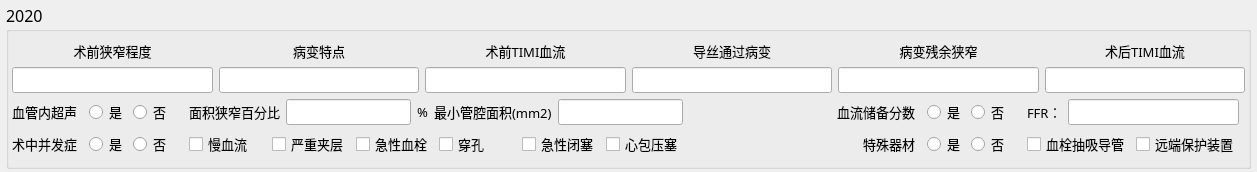
<?xml version="1.0" encoding="UTF-8"?>
<ui version="4.0">
 <class>CWgtTargetVessel</class>
 <widget class="QWidget" name="CWgtTargetVessel">
  <property name="geometry">
   <rect>
    <x>0</x>
    <y>0</y>
    <width>1257</width>
    <height>161</height>
   </rect>
  </property>
  <property name="windowTitle">
   <string>Form</string>
  </property>
  <layout class="QVBoxLayout" name="verticalLayout">
   <property name="leftMargin">
    <number>6</number>
   </property>
   <property name="topMargin">
    <number>3</number>
   </property>
   <property name="rightMargin">
    <number>6</number>
   </property>
   <property name="bottomMargin">
    <number>3</number>
   </property>
   <item>
    <widget class="QGroupBox" name="m_grpVesselName">
     <property name="font">
      <font>
       <family>微软雅黑</family>
       <pointsize>12</pointsize>
      </font>
     </property>
     <property name="title">
      <string>2020</string>
     </property>
     <layout class="QVBoxLayout" name="verticalLayout_2">
      <property name="leftMargin">
       <number>3</number>
      </property>
      <property name="rightMargin">
       <number>3</number>
      </property>
      <item>
       <layout class="QGridLayout" name="gridLayout">
        <item row="0" column="5">
         <widget class="QLabel" name="label_60">
          <property name="font">
           <font>
            <pointsize>10</pointsize>
           </font>
          </property>
          <property name="text">
           <string>术后TIMI血流</string>
          </property>
          <property name="alignment">
           <set>Qt::AlignCenter</set>
          </property>
         </widget>
        </item>
        <item row="0" column="1">
         <widget class="QLabel" name="label_62">
          <property name="font">
           <font>
            <pointsize>10</pointsize>
           </font>
          </property>
          <property name="text">
           <string>病变特点</string>
          </property>
          <property name="alignment">
           <set>Qt::AlignCenter</set>
          </property>
         </widget>
        </item>
        <item row="0" column="3">
         <widget class="QLabel" name="label_64">
          <property name="font">
           <font>
            <pointsize>10</pointsize>
           </font>
          </property>
          <property name="text">
           <string>导丝通过病变</string>
          </property>
          <property name="alignment">
           <set>Qt::AlignCenter</set>
          </property>
         </widget>
        </item>
        <item row="0" column="4">
         <widget class="QLabel" name="label_65">
          <property name="font">
           <font>
            <pointsize>10</pointsize>
           </font>
          </property>
          <property name="text">
           <string>病变残余狭窄</string>
          </property>
          <property name="alignment">
           <set>Qt::AlignCenter</set>
          </property>
         </widget>
        </item>
        <item row="0" column="0">
         <widget class="QLabel" name="label_59">
          <property name="font">
           <font>
            <pointsize>10</pointsize>
           </font>
          </property>
          <property name="text">
           <string>术前狭窄程度</string>
          </property>
          <property name="alignment">
           <set>Qt::AlignCenter</set>
          </property>
         </widget>
        </item>
        <item row="0" column="2">
         <widget class="QLabel" name="label_57">
          <property name="font">
           <font>
            <pointsize>10</pointsize>
           </font>
          </property>
          <property name="text">
           <string>术前TIMI血流</string>
          </property>
          <property name="alignment">
           <set>Qt::AlignCenter</set>
          </property>
         </widget>
        </item>
        <item row="1" column="5">
         <widget class="QLineEdit" name="m_lineSHTIMI">
          <property name="font">
           <font>
            <pointsize>10</pointsize>
           </font>
          </property>
          <property name="readOnly">
           <bool>true</bool>
          </property>
         </widget>
        </item>
        <item row="1" column="4">
         <widget class="QLineEdit" name="m_lineBBCYXZ">
          <property name="font">
           <font>
            <pointsize>10</pointsize>
           </font>
          </property>
          <property name="readOnly">
           <bool>true</bool>
          </property>
         </widget>
        </item>
        <item row="1" column="3">
         <widget class="QLineEdit" name="m_lineDSTGBB">
          <property name="font">
           <font>
            <pointsize>10</pointsize>
           </font>
          </property>
          <property name="readOnly">
           <bool>true</bool>
          </property>
         </widget>
        </item>
        <item row="1" column="2">
         <widget class="QLineEdit" name="m_lineSQTIMI">
          <property name="font">
           <font>
            <pointsize>10</pointsize>
           </font>
          </property>
          <property name="readOnly">
           <bool>true</bool>
          </property>
         </widget>
        </item>
        <item row="1" column="1">
         <widget class="QLineEdit" name="m_lineBBTD">
          <property name="font">
           <font>
            <pointsize>10</pointsize>
           </font>
          </property>
          <property name="readOnly">
           <bool>true</bool>
          </property>
         </widget>
        </item>
        <item row="1" column="0">
         <widget class="QLineEdit" name="m_lineSQXZCD">
          <property name="font">
           <font>
            <pointsize>10</pointsize>
           </font>
          </property>
          <property name="readOnly">
           <bool>true</bool>
          </property>
         </widget>
        </item>
       </layout>
      </item>
      <item>
       <layout class="QGridLayout" name="gridLayout_2">
        <item row="0" column="6">
         <widget class="QWidget" name="m_wgtXLCB" native="true">
          <layout class="QHBoxLayout" name="horizontalLayout_21">
           <property name="leftMargin">
            <number>6</number>
           </property>
           <property name="topMargin">
            <number>0</number>
           </property>
           <property name="rightMargin">
            <number>6</number>
           </property>
           <property name="bottomMargin">
            <number>0</number>
           </property>
           <item>
            <widget class="QLabel" name="label_100">
             <property name="font">
              <font>
               <pointsize>10</pointsize>
              </font>
             </property>
             <property name="text">
              <string>FFR：</string>
             </property>
            </widget>
           </item>
           <item>
            <widget class="QLineEdit" name="m_lineFFR">
             <property name="font">
              <font>
               <pointsize>10</pointsize>
              </font>
             </property>
            </widget>
           </item>
          </layout>
         </widget>
        </item>
        <item row="1" column="1">
         <widget class="QWidget" name="m_wgtSZBFZTF" native="true">
          <layout class="QHBoxLayout" name="horizontalLayout_16">
           <property name="leftMargin">
            <number>6</number>
           </property>
           <property name="topMargin">
            <number>0</number>
           </property>
           <property name="rightMargin">
            <number>6</number>
           </property>
           <property name="bottomMargin">
            <number>0</number>
           </property>
           <item>
            <widget class="QRadioButton" name="m_radSZBFZT">
             <property name="font">
              <font>
               <pointsize>10</pointsize>
              </font>
             </property>
             <property name="text">
              <string>是</string>
             </property>
            </widget>
           </item>
           <item>
            <widget class="QRadioButton" name="m_radSZBFZF">
             <property name="font">
              <font>
               <pointsize>10</pointsize>
              </font>
             </property>
             <property name="text">
              <string>否</string>
             </property>
            </widget>
           </item>
          </layout>
         </widget>
        </item>
        <item row="0" column="4">
         <widget class="QLabel" name="label_99">
          <property name="font">
           <font>
            <pointsize>10</pointsize>
           </font>
          </property>
          <property name="text">
           <string>血流储备分数</string>
          </property>
         </widget>
        </item>
        <item row="0" column="1">
         <widget class="QWidget" name="m_wgtXGNCSTF" native="true">
          <layout class="QHBoxLayout" name="horizontalLayout">
           <property name="leftMargin">
            <number>6</number>
           </property>
           <property name="topMargin">
            <number>0</number>
           </property>
           <property name="rightMargin">
            <number>6</number>
           </property>
           <property name="bottomMargin">
            <number>0</number>
           </property>
           <item>
            <widget class="QRadioButton" name="m_radXGNCST">
             <property name="font">
              <font>
               <pointsize>10</pointsize>
              </font>
             </property>
             <property name="text">
              <string>是</string>
             </property>
            </widget>
           </item>
           <item>
            <widget class="QRadioButton" name="m_radXGNCSF">
             <property name="font">
              <font>
               <pointsize>10</pointsize>
              </font>
             </property>
             <property name="text">
              <string>否</string>
             </property>
            </widget>
           </item>
          </layout>
         </widget>
        </item>
        <item row="0" column="2">
         <widget class="QWidget" name="m_wgtXGNCS" native="true">
          <layout class="QHBoxLayout" name="horizontalLayout_18">
           <property name="leftMargin">
            <number>6</number>
           </property>
           <property name="topMargin">
            <number>0</number>
           </property>
           <property name="rightMargin">
            <number>6</number>
           </property>
           <property name="bottomMargin">
            <number>0</number>
           </property>
           <item>
            <widget class="QLabel" name="label_67">
             <property name="font">
              <font>
               <pointsize>10</pointsize>
              </font>
             </property>
             <property name="text">
              <string>面积狭窄百分比</string>
             </property>
            </widget>
           </item>
           <item>
            <widget class="QLineEdit" name="m_lineMJXZ">
             <property name="font">
              <font>
               <pointsize>10</pointsize>
              </font>
             </property>
            </widget>
           </item>
           <item>
            <widget class="QLabel" name="label_68">
             <property name="font">
              <font>
               <pointsize>10</pointsize>
              </font>
             </property>
             <property name="text">
              <string>%</string>
             </property>
            </widget>
           </item>
           <item>
            <widget class="QLabel" name="label_69">
             <property name="font">
              <font>
               <pointsize>10</pointsize>
              </font>
             </property>
             <property name="text">
              <string>最小管腔面积(mm2)</string>
             </property>
            </widget>
           </item>
           <item>
            <widget class="QLineEdit" name="m_lineZXGQ">
             <property name="font">
              <font>
               <pointsize>10</pointsize>
              </font>
             </property>
            </widget>
           </item>
          </layout>
         </widget>
        </item>
        <item row="1" column="0">
         <widget class="QLabel" name="label_102">
          <property name="font">
           <font>
            <pointsize>10</pointsize>
           </font>
          </property>
          <property name="text">
           <string>术中并发症</string>
          </property>
         </widget>
        </item>
        <item row="1" column="2">
         <widget class="QWidget" name="m_wgtSZBFZ" native="true">
          <layout class="QHBoxLayout" name="horizontalLayout_11">
           <property name="leftMargin">
            <number>6</number>
           </property>
           <property name="topMargin">
            <number>0</number>
           </property>
           <property name="rightMargin">
            <number>6</number>
           </property>
           <property name="bottomMargin">
            <number>0</number>
           </property>
           <item>
            <widget class="QCheckBox" name="SlowBloodFlow_2">
             <property name="font">
              <font>
               <pointsize>10</pointsize>
              </font>
             </property>
             <property name="text">
              <string>慢血流</string>
             </property>
            </widget>
           </item>
           <item>
            <widget class="QCheckBox" name="criticalDissection_2">
             <property name="font">
              <font>
               <pointsize>10</pointsize>
              </font>
             </property>
             <property name="text">
              <string>严重夹层</string>
             </property>
            </widget>
           </item>
           <item>
            <widget class="QCheckBox" name="acuteThrombosis_2">
             <property name="font">
              <font>
               <pointsize>10</pointsize>
              </font>
             </property>
             <property name="text">
              <string>急性血栓</string>
             </property>
            </widget>
           </item>
           <item>
            <widget class="QCheckBox" name="perforation_2">
             <property name="font">
              <font>
               <pointsize>10</pointsize>
              </font>
             </property>
             <property name="text">
              <string>穿孔</string>
             </property>
            </widget>
           </item>
           <item>
            <widget class="QCheckBox" name="acuteOcclusion_2">
             <property name="font">
              <font>
               <pointsize>10</pointsize>
              </font>
             </property>
             <property name="text">
              <string>急性闭塞</string>
             </property>
            </widget>
           </item>
           <item>
            <widget class="QCheckBox" name="pericardialTamponade_2">
             <property name="font">
              <font>
               <pointsize>10</pointsize>
              </font>
             </property>
             <property name="text">
              <string>心包压塞</string>
             </property>
            </widget>
           </item>
          </layout>
         </widget>
        </item>
        <item row="0" column="3">
         <spacer name="horizontalSpacer_5">
          <property name="orientation">
           <enum>Qt::Horizontal</enum>
          </property>
          <property name="sizeHint" stdset="0">
           <size>
            <width>40</width>
            <height>20</height>
           </size>
          </property>
         </spacer>
        </item>
        <item row="1" column="4">
         <widget class="QLabel" name="label_101">
          <property name="font">
           <font>
            <pointsize>10</pointsize>
           </font>
          </property>
          <property name="text">
           <string>特殊器材</string>
          </property>
          <property name="alignment">
           <set>Qt::AlignRight|Qt::AlignTrailing|Qt::AlignVCenter</set>
          </property>
         </widget>
        </item>
        <item row="0" column="0">
         <widget class="QLabel" name="label_66">
          <property name="font">
           <font>
            <pointsize>10</pointsize>
           </font>
          </property>
          <property name="text">
           <string>血管内超声</string>
          </property>
         </widget>
        </item>
        <item row="0" column="5">
         <widget class="QWidget" name="m_wgtXLCBTF" native="true">
          <layout class="QHBoxLayout" name="horizontalLayout_10">
           <property name="leftMargin">
            <number>6</number>
           </property>
           <property name="topMargin">
            <number>0</number>
           </property>
           <property name="rightMargin">
            <number>6</number>
           </property>
           <property name="bottomMargin">
            <number>0</number>
           </property>
           <item>
            <widget class="QRadioButton" name="m_radXLCBT">
             <property name="font">
              <font>
               <pointsize>10</pointsize>
              </font>
             </property>
             <property name="text">
              <string>是</string>
             </property>
            </widget>
           </item>
           <item>
            <widget class="QRadioButton" name="m_radXLCBF">
             <property name="font">
              <font>
               <pointsize>10</pointsize>
              </font>
             </property>
             <property name="text">
              <string>否</string>
             </property>
            </widget>
           </item>
          </layout>
         </widget>
        </item>
        <item row="1" column="6">
         <widget class="QWidget" name="m_wgtTSQC" native="true">
          <layout class="QHBoxLayout" name="horizontalLayout_17">
           <property name="leftMargin">
            <number>6</number>
           </property>
           <property name="topMargin">
            <number>0</number>
           </property>
           <property name="rightMargin">
            <number>6</number>
           </property>
           <property name="bottomMargin">
            <number>0</number>
           </property>
           <item>
            <widget class="QCheckBox" name="Specail_Val0_2">
             <property name="font">
              <font>
               <pointsize>10</pointsize>
              </font>
             </property>
             <property name="text">
              <string>血栓抽吸导管</string>
             </property>
            </widget>
           </item>
           <item>
            <widget class="QCheckBox" name="Specail_Val1_2">
             <property name="font">
              <font>
               <pointsize>10</pointsize>
              </font>
             </property>
             <property name="text">
              <string>远端保护装置</string>
             </property>
            </widget>
           </item>
          </layout>
         </widget>
        </item>
        <item row="1" column="3">
         <spacer name="horizontalSpacer_4">
          <property name="orientation">
           <enum>Qt::Horizontal</enum>
          </property>
          <property name="sizeHint" stdset="0">
           <size>
            <width>40</width>
            <height>20</height>
           </size>
          </property>
         </spacer>
        </item>
        <item row="1" column="5">
         <widget class="QWidget" name="m_wgtTSQCTF" native="true">
          <layout class="QHBoxLayout" name="horizontalLayout_14">
           <property name="leftMargin">
            <number>6</number>
           </property>
           <property name="topMargin">
            <number>0</number>
           </property>
           <property name="rightMargin">
            <number>6</number>
           </property>
           <property name="bottomMargin">
            <number>0</number>
           </property>
           <item>
            <widget class="QRadioButton" name="m_radUSESpecailT">
             <property name="font">
              <font>
               <pointsize>10</pointsize>
              </font>
             </property>
             <property name="text">
              <string>是</string>
             </property>
            </widget>
           </item>
           <item>
            <widget class="QRadioButton" name="m_radUSESpecailF">
             <property name="font">
              <font>
               <pointsize>10</pointsize>
              </font>
             </property>
             <property name="text">
              <string>否</string>
             </property>
            </widget>
           </item>
          </layout>
         </widget>
        </item>
       </layout>
      </item>
     </layout>
    </widget>
   </item>
  </layout>
 </widget>
 <resources/>
 <connections/>
</ui>
